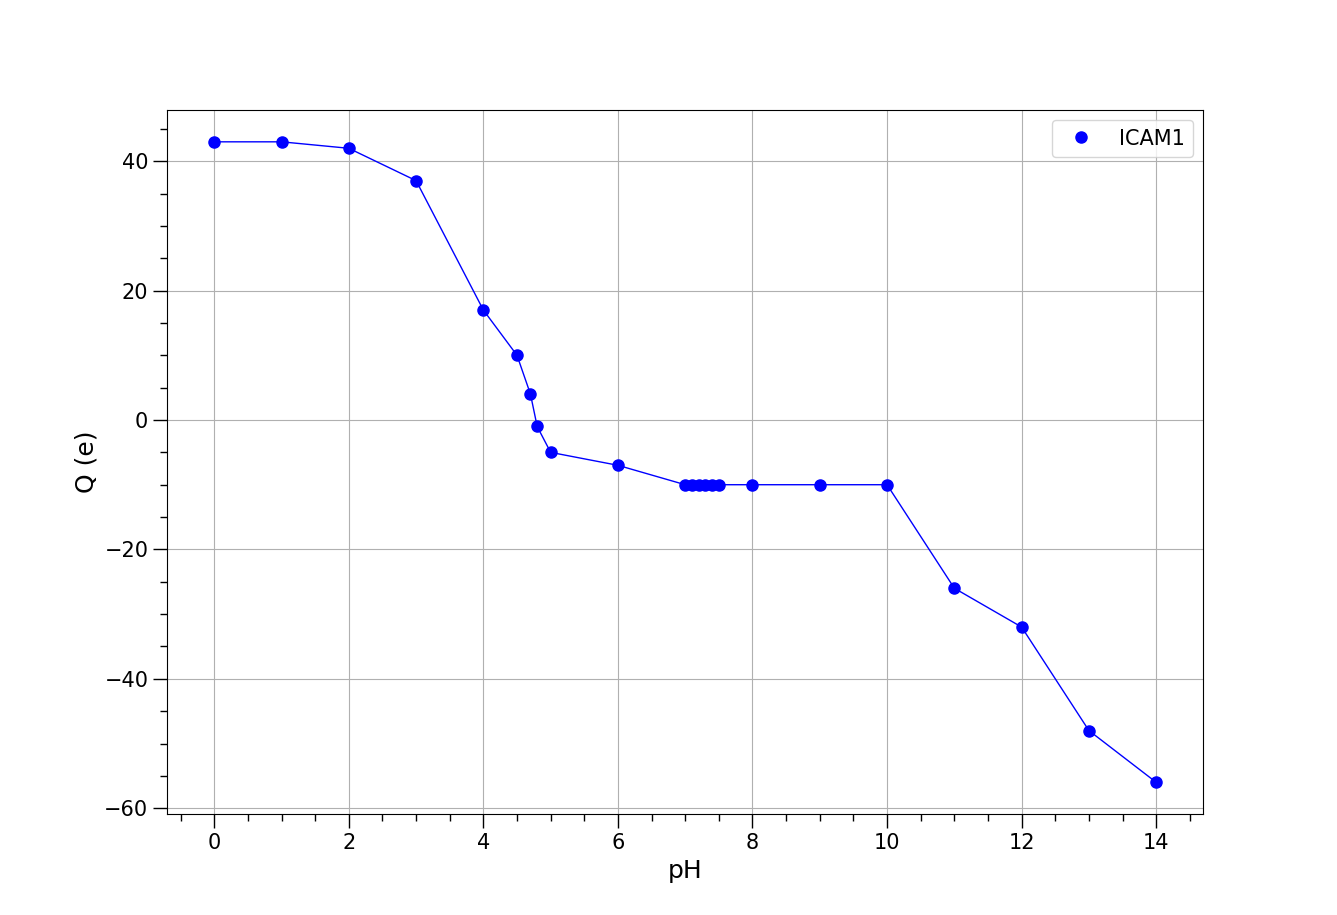

The script that drew this image:
# Este programa calcula la carga total de una molécula dado su archivo .txt 
# lo hace sumando las cargas de cada átomo que la forma.
# El archivo .txt es idéntico al .pqr obtenido mediante PDB2PQR
# excepto porque para obtener el .txt se han eliminado las dos últimas líneas del .pqr (TER y END) 
# (para que funcione correctamente lin.split())

import matplotlib.pyplot as plt

I = ["icam1_pH_0.txt", "icam1_pH_1.txt", "icam1_pH_2.txt", "icam1_pH_3.txt", "icam1_pH_4.txt", "icam1_pH_4_5.txt", "icam1_pH_4_7.txt", "icam1_pH_4_8.txt", "icam1_pH_5.txt", "icam1_pH_6.txt", "icam1_pH_7.txt", "icam1_pH_7_1.txt", "icam1_pH_7_2.txt", "icam1_pH_7_3.txt", "icam1_pH_7_4.txt", "icam1_pH_7_5.txt", "icam1_pH_8.txt", "icam1_pH_9.txt", "icam1_pH_10.txt", "icam1_pH_11.txt", "icam1_pH_12.txt", "icam1_pH_13.txt", "icam1_pH_14.txt"]

pH = [0, 1, 2, 3, 4, 4.5, 4.7, 4.8, 5, 6, 7, 7.1, 7.2, 7.3, 7.4, 7.5, 8, 9, 10, 11, 12, 13, 14]
Q = []

for i in I:
	#Abriendo el fichero txt en modo lectura
	Datos_pqr = open( i,"r")

	#Definiendo las lineas en el txt
	Lins_pqr = Datos_pqr.readlines()
	#Creando una lista vacía para añadir el valor de la carga de cada átomo (línea)
	pqr_carga = []
	#Separando en cada linea del txt el valor de la carga y añadiendolo a la lista vacía
	for lin in Lins_pqr:
		a = lin.split()
		pqr_carga.append(float(a[8]))

	#Cerrando el archivo de datos correspondiente a la molecula
	Datos_pqr.close()

	#Comprobando que las lista con las cargas es correcta
	#print(pqr_carga)

	#Sumando los elementos de la lista de cargas para obtener la carga total de la molécula
	suma = 0.0
	for q in pqr_carga:
		suma = suma + q

	#Añadiendo la carga de la molecula a la lista de cargas de moleculas
	Q.append(suma)

	print("La carga total de", i, "es: ", suma, "e", ", donde la carga del electrón es -1e")

#print(Q)

#Representació gràfica
plt.figure(figsize=(15, 10))
plt.plot(pH, Q, 'o', markersize="8", color="blue", label="ICAM1")
plt.plot(pH, Q, '-', linewidth="1", color="blue")
plt.ylabel('Q (e)', fontsize="18")
plt.xlabel('pH', fontsize="18")
plt.legend(fontsize=15)
plt.xticks(fontsize=15)
plt.yticks(fontsize=15)
plt.minorticks_on()
plt.tick_params(which='both', width=1)
plt.tick_params(which='major', length=10)
plt.tick_params(which='minor', length=5)
plt.grid(True)
plt.show()
